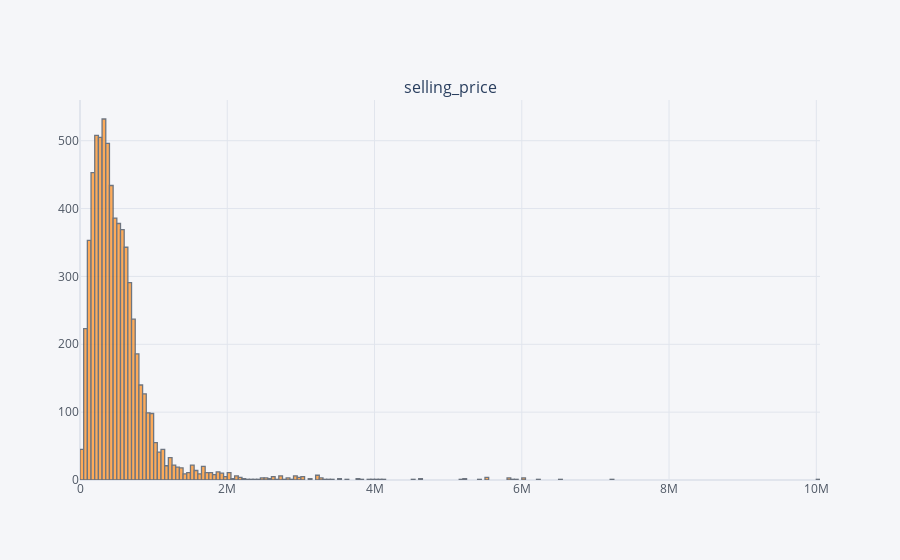
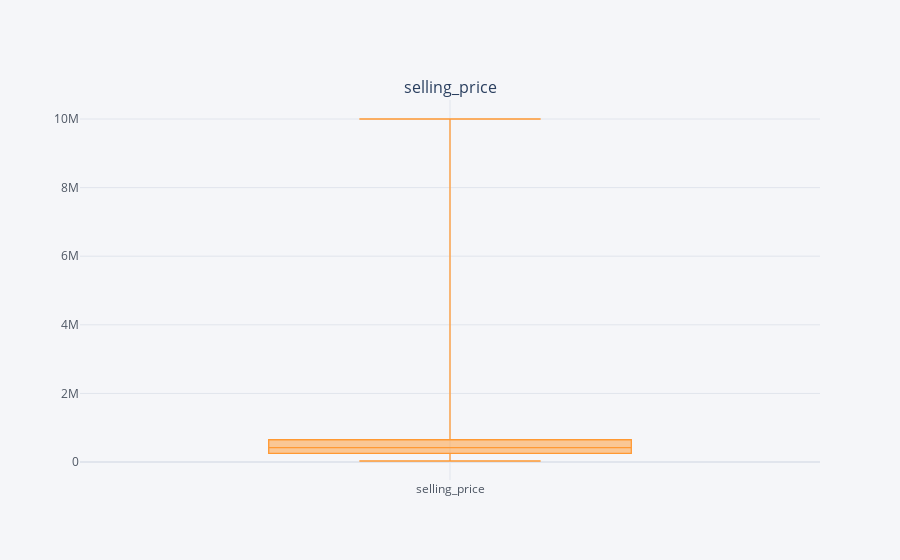

Write notebook code for charts like these, in order.
### Code cell
plt.figure(figsize=(10,6))
df['selling_price'].iplot(kind='hist',subplots=True, subplot_titles=True)
df['selling_price'].iplot(kind='box',subplots=True, subplot_titles=True)

### Figure 1 — Plotly figure (JSON) as saved in the notebook; plotly's stock layout.template omitted (floating-point values rounded to 4 significant figures; data arrays with more than 128 entries replaced by an {"elided": "..."} marker saying what was removed)
{"data": [{"histfunc": "count", "histnorm": "", "marker": {"color": "rgba(255, 153, 51, 1.0)", "line": {"color": "#4D5663", "width": 1.3}}, "name": "selling_price", "opacity": 0.8, "orientation": "v", "type": "histogram", "x": {"elided": "6717 int values"}, "xaxis": "x", "yaxis": "y"}], "layout": {"annotations": [{"font": {"size": 16}, "showarrow": false, "text": "selling_price", "x": 0.5, "xanchor": "center", "xref": "paper", "y": 1, "yanchor": "bottom", "yref": "paper"}], "barmode": "overlay", "legend": {"bgcolor": "#F5F6F9", "font": {"color": "#4D5663"}}, "paper_bgcolor": "#F5F6F9", "plot_bgcolor": "#F5F6F9", "title": {"font": {"color": "#4D5663"}}, "xaxis": {"anchor": "y", "domain": [0, 1], "gridcolor": "#E1E5ED", "showgrid": true, "tickfont": {"color": "#4D5663"}, "title": {"font": {"color": "#4D5663"}, "text": ""}, "zerolinecolor": "#E1E5ED"}, "yaxis": {"anchor": "x", "domain": [0, 1], "gridcolor": "#E1E5ED", "showgrid": true, "tickfont": {"color": "#4D5663"}, "title": {"font": {"color": "#4D5663"}, "text": ""}, "zerolinecolor": "#E1E5ED"}}}

### Figure 2 — Plotly figure (JSON) as saved in the notebook; plotly's stock layout.template omitted (floating-point values rounded to 4 significant figures; data arrays with more than 128 entries replaced by an {"elided": "..."} marker saying what was removed)
{"data": [{"boxpoints": false, "line": {"width": 1.3}, "marker": {"color": "rgba(255, 153, 51, 1.0)"}, "name": "selling_price", "orientation": "v", "type": "box", "xaxis": "x", "y": {"elided": "6717 int values"}, "yaxis": "y"}], "layout": {"annotations": [{"font": {"size": 16}, "showarrow": false, "text": "selling_price", "x": 0.5, "xanchor": "center", "xref": "paper", "y": 1, "yanchor": "bottom", "yref": "paper"}], "legend": {"bgcolor": "#F5F6F9", "font": {"color": "#4D5663"}}, "paper_bgcolor": "#F5F6F9", "plot_bgcolor": "#F5F6F9", "title": {"font": {"color": "#4D5663"}}, "xaxis": {"anchor": "y", "domain": [0, 1], "gridcolor": "#E1E5ED", "showgrid": true, "tickfont": {"color": "#4D5663"}, "title": {"font": {"color": "#4D5663"}, "text": ""}, "zerolinecolor": "#E1E5ED"}, "yaxis": {"anchor": "x", "domain": [0, 1], "gridcolor": "#E1E5ED", "showgrid": true, "tickfont": {"color": "#4D5663"}, "title": {"font": {"color": "#4D5663"}, "text": ""}, "zerolinecolor": "#E1E5ED"}}}
